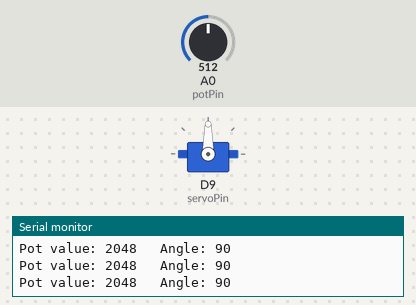
A sketch run on a simulated Arduino Zero (SAMD21). On the bench: servo, the last lines printed to the serial monitor. Inputs (shaded band) come from the test bench; at power-on: A0 (potPin) = 512 (analog values on the 0–1023 scale).

Above: at 1.2 s.
1.3 s: A0 (potPin) set to 716
At 2.5 s:
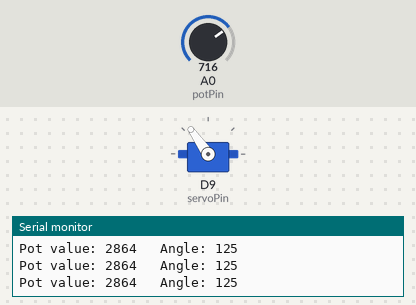
2.8 s: A0 (potPin) set to 900
At 3.8 s:
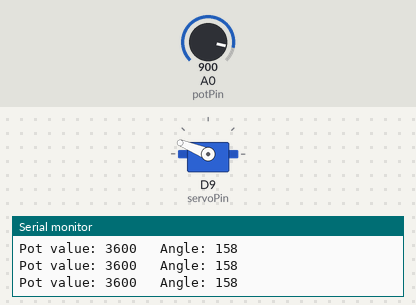
4.3 s: A0 (potPin) set to 1023
At 4.9 s:
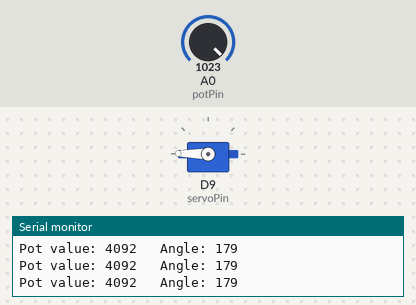
5.8 s: A0 (potPin) set to 306
At 6.1 s:
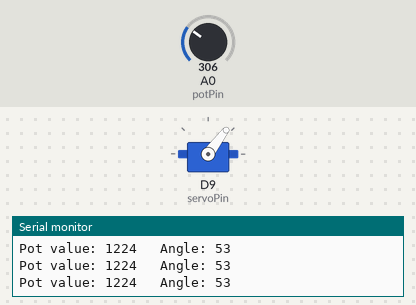
7.3 s: A0 (potPin) set to 122
At 7.8 s:
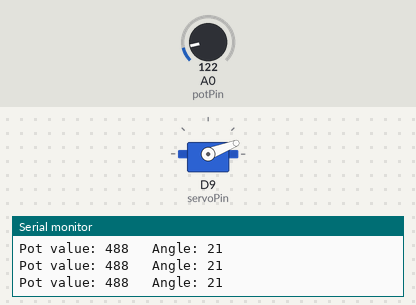
8.8 s: A0 (potPin) set to 0
At 10.1 s:
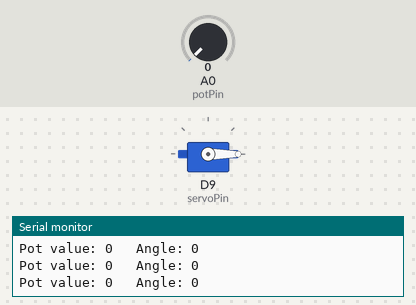
Timing chart, 0 to 11.3 s (numbered marks = the images above; inputs shaded):
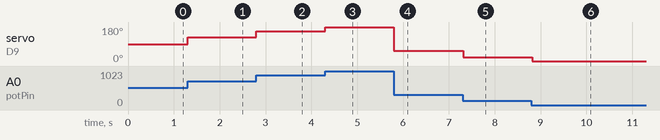

The sketch:

Mood_Cue.ino
```cpp
#include <Servo.h>

Servo servo;

const int servoPin{9};
const int potPin{A0};
int potVal{0};
int angle{0};

void setup() {
  analogReadResolution(12);
  servo.attach(servoPin);

  Serial.begin(9600);
}

void loop() {
  potVal = analogRead(potPin);
  Serial.print("Pot value: ");
  Serial.print(potVal);


  angle = map(potVal, 0, 4095, 0, 180);
  Serial.print("\t Angle: ");
  Serial.println(angle);

  servo.write(angle);
  delay(15);

}
```

Measured:
- after the input at 1.3 s, servo on D9 (servoPin): 90° → 125° at once
- after the input at 2.8 s, servo on D9 (servoPin): 125° → 158° at once
- after the input at 4.3 s, servo on D9 (servoPin): 158° → 179° at once
- after the input at 5.8 s, servo on D9 (servoPin): 179° → 53° at once
- after the input at 7.3 s, servo on D9 (servoPin): 53° → 21° at once
- after the input at 8.8 s, servo on D9 (servoPin): 21° → 0° at once
